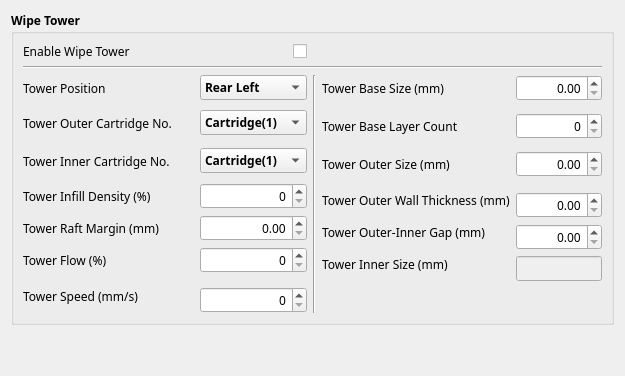
     <widget class="QWidget" name="tab_wipe_tower">
      <attribute name="icon">
       <iconset resource="rodinP.qrc">
        <normaloff>:/rodinP/Resources/linked.png</normaloff>:/rodinP/Resources/linked.png</iconset>
      </attribute>
      <attribute name="title">
       <string>Wipe Tower</string>
      </attribute>
      <layout class="QGridLayout" name="gridLayout_8">
       <item row="0" column="0">
        <widget class="QGroupBox" name="groupBox_wipetower">
         <property name="font">
          <font>
           <family>맑은 고딕</family>
           <pointsize>9</pointsize>
           <weight>75</weight>
           <bold>true</bold>
          </font>
         </property>
         <property name="styleSheet">
          <string notr="true"/>
         </property>
         <property name="title">
          <string>Wipe Tower</string>
         </property>
         <property name="checkable">
          <bool>false</bool>
         </property>
         <layout class="QGridLayout" name="gridLayout_11" columnstretch="2,1,1,2,1">
          <item row="10" column="4">
           <widget class="CustomSpinBox" name="spinBox_wipetower_base_layer_count">
            <property name="font">
             <font>
              <family>맑은 고딕</family>
              <pointsize>9</pointsize>
              <weight>50</weight>
              <bold>false</bold>
             </font>
            </property>
            <property name="toolTip">
             <string>wipe_tower_base_layer_count_tooltip</string>
            </property>
            <property name="alignment">
             <set>Qt::AlignRight|Qt::AlignTrailing|Qt::AlignVCenter</set>
            </property>
            <property name="maximum">
             <number>100</number>
            </property>
           </widget>
          </item>
          <item row="9" column="1" rowspan="2">
           <widget class="CustomComboBox" name="comboBox_wipetower_outer_cartridge_index">
            <property name="minimumSize">
             <size>
              <width>0</width>
              <height>0</height>
             </size>
            </property>
            <property name="font">
             <font>
              <family>맑은 고딕</family>
              <pointsize>9</pointsize>
              <weight>75</weight>
              <bold>true</bold>
             </font>
            </property>
            <property name="toolTip">
             <string>wipe_tower_outer_cartridge_index_tooltip</string>
            </property>
            <item>
             <property name="text">
              <string>Cartridge(1)</string>
             </property>
            </item>
            <item>
             <property name="text">
              <string>Cartridge(2)</string>
             </property>
            </item>
           </widget>
          </item>
          <item row="1" column="0" colspan="5">
           <widget class="Line" name="line_5">
            <property name="orientation">
             <enum>Qt::Horizontal</enum>
            </property>
           </widget>
          </item>
          <item row="15" column="0" rowspan="2">
           <widget class="QLabel" name="label_wipetower_raft_margin">
            <property name="font">
             <font>
              <family>맑은 고딕</family>
              <pointsize>9</pointsize>
              <weight>50</weight>
              <bold>false</bold>
             </font>
            </property>
            <property name="toolTip">
             <string>wipe_tower_raft_margin_tooltip</string>
            </property>
            <property name="text">
             <string>Tower Raft Margin (mm)</string>
            </property>
           </widget>
          </item>
          <item row="8" column="1">
           <widget class="CustomComboBox" name="comboBox_wipetower_position">
            <property name="minimumSize">
             <size>
              <width>0</width>
              <height>0</height>
             </size>
            </property>
            <property name="font">
             <font>
              <family>맑은 고딕</family>
              <pointsize>9</pointsize>
              <weight>75</weight>
              <bold>true</bold>
             </font>
            </property>
            <property name="toolTip">
             <string>wipe_tower_position_tooltip</string>
            </property>
            <property name="styleSheet">
             <string notr="true"/>
            </property>
            <property name="frame">
             <bool>true</bool>
            </property>
            <property name="originalValue" stdset="0">
             <number>0</number>
            </property>
            <item>
             <property name="text">
              <string>Rear Left</string>
             </property>
            </item>
            <item>
             <property name="text">
              <string>Rear Center</string>
             </property>
            </item>
            <item>
             <property name="text">
              <string>Rear Right</string>
             </property>
            </item>
            <item>
             <property name="text">
              <string>Middle Left</string>
             </property>
            </item>
            <item>
             <property name="text">
              <string>Middle Right</string>
             </property>
            </item>
            <item>
             <property name="text">
              <string>Front Left</string>
             </property>
            </item>
            <item>
             <property name="text">
              <string>Front Center</string>
             </property>
            </item>
            <item>
             <property name="text">
              <string>Front Right</string>
             </property>
            </item>
           </widget>
          </item>
          <item row="16" column="3">
           <widget class="QLabel" name="label_wipetower_outer_inner_gap">
            <property name="font">
             <font>
              <family>맑은 고딕</family>
              <pointsize>9</pointsize>
              <weight>50</weight>
              <bold>false</bold>
             </font>
            </property>
            <property name="toolTip">
             <string>wipe_tower_outer_inner_gap_tooltip</string>
            </property>
            <property name="text">
             <string>Tower Outer-Inner Gap (mm)</string>
            </property>
           </widget>
          </item>
          <item row="12" column="3">
           <widget class="QLabel" name="label_wipetower_outer_size">
            <property name="font">
             <font>
              <family>맑은 고딕</family>
              <pointsize>9</pointsize>
              <weight>50</weight>
              <bold>false</bold>
             </font>
            </property>
            <property name="toolTip">
             <string>wipe_tower_outer_size_tooltip</string>
            </property>
            <property name="text">
             <string>Tower Outer Size (mm)</string>
            </property>
           </widget>
          </item>
          <item row="11" column="1" rowspan="2">
           <widget class="CustomComboBox" name="comboBox_wipetower_inner_cartridge_index">
            <property name="minimumSize">
             <size>
              <width>0</width>
              <height>0</height>
             </size>
            </property>
            <property name="font">
             <font>
              <family>맑은 고딕</family>
              <pointsize>9</pointsize>
              <weight>75</weight>
              <bold>true</bold>
             </font>
            </property>
            <property name="toolTip">
             <string>wipe_tower_inner_cartridge_index_tooltip</string>
            </property>
            <item>
             <property name="text">
              <string>Cartridge(1)</string>
             </property>
            </item>
            <item>
             <property name="text">
              <string>Cartridge(2)</string>
             </property>
            </item>
           </widget>
          </item>
          <item row="15" column="1" rowspan="2">
           <widget class="CustomDoubleSpinBox" name="doubleSpinBox_wipetower_raft_margin">
            <property name="font">
             <font>
              <family>맑은 고딕</family>
              <pointsize>9</pointsize>
              <weight>50</weight>
              <bold>false</bold>
             </font>
            </property>
            <property name="toolTip">
             <string>wipe_tower_raft_margin_tooltip</string>
            </property>
            <property name="alignment">
             <set>Qt::AlignRight|Qt::AlignTrailing|Qt::AlignVCenter</set>
            </property>
            <property name="originalValue" stdset="0">
             <double>0.000000000000000</double>
            </property>
           </widget>
          </item>
          <item row="12" column="4">
           <widget class="CustomDoubleSpinBox" name="doubleSpinBox_wipetower_outer_size">
            <property name="maximumSize">
             <size>
              <width>16777215</width>
              <height>16777215</height>
             </size>
            </property>
            <property name="font">
             <font>
              <family>맑은 고딕</family>
              <pointsize>9</pointsize>
              <weight>50</weight>
              <bold>false</bold>
             </font>
            </property>
            <property name="toolTip">
             <string>wipe_tower_outer_size_tooltip</string>
            </property>
            <property name="alignment">
             <set>Qt::AlignRight|Qt::AlignTrailing|Qt::AlignVCenter</set>
            </property>
            <property name="originalValue" stdset="0">
             <double>0.000000000000000</double>
            </property>
            <property name="isChangedValue" stdset="0">
             <bool>false</bool>
            </property>
           </widget>
          </item>
          <item row="11" column="0" rowspan="2">
           <widget class="QLabel" name="label_wipetower_inner_cartridge_index">
            <property name="font">
             <font>
              <family>맑은 고딕</family>
              <pointsize>9</pointsize>
              <weight>50</weight>
              <bold>false</bold>
             </font>
            </property>
            <property name="toolTip">
             <string>wipe_tower_inner_cartridge_index_tooltip</string>
            </property>
            <property name="text">
             <string>Tower Inner Cartridge No.</string>
            </property>
           </widget>
          </item>
          <item row="16" column="4" rowspan="2">
           <widget class="CustomDoubleSpinBox" name="doubleSpinBox_wipetower_outer_inner_gap">
            <property name="font">
             <font>
              <family>맑은 고딕</family>
              <pointsize>9</pointsize>
              <weight>50</weight>
              <bold>false</bold>
             </font>
            </property>
            <property name="toolTip">
             <string>wipe_tower_outer_inner_gap_tooltip</string>
            </property>
            <property name="alignment">
             <set>Qt::AlignRight|Qt::AlignTrailing|Qt::AlignVCenter</set>
            </property>
            <property name="singleStep">
             <double>0.100000000000000</double>
            </property>
            <property name="originalValue" stdset="0">
             <double>0.000000000000000</double>
            </property>
            <property name="isChangedValue" stdset="0">
             <bool>false</bool>
            </property>
           </widget>
          </item>
          <item row="13" column="0" rowspan="2">
           <widget class="QLabel" name="label_wipetower_infill_density">
            <property name="font">
             <font>
              <family>맑은 고딕</family>
              <pointsize>9</pointsize>
              <weight>50</weight>
              <bold>false</bold>
             </font>
            </property>
            <property name="toolTip">
             <string>wipe_tower_infill_density_tooltip</string>
            </property>
            <property name="text">
             <string>Tower Infill Density (%)</string>
            </property>
           </widget>
          </item>
          <item row="17" column="0" rowspan="2">
           <widget class="QLabel" name="label_wipetower_flow">
            <property name="font">
             <font>
              <family>맑은 고딕</family>
              <pointsize>9</pointsize>
              <weight>50</weight>
              <bold>false</bold>
             </font>
            </property>
            <property name="toolTip">
             <string>wipe_tower_filament_flow_tooltip</string>
            </property>
            <property name="text">
             <string>Tower Flow (%)</string>
            </property>
           </widget>
          </item>
          <item row="14" column="3">
           <widget class="QLabel" name="label_wipetower_outer_wall_thickness">
            <property name="font">
             <font>
              <family>맑은 고딕</family>
              <pointsize>9</pointsize>
              <weight>50</weight>
              <bold>false</bold>
             </font>
            </property>
            <property name="toolTip">
             <string>wipe_tower_outer_wall_thickness_tooltip</string>
            </property>
            <property name="text">
             <string>Tower Outer Wall Thickness (mm)</string>
            </property>
           </widget>
          </item>
          <item row="14" column="4" rowspan="2">
           <widget class="CustomDoubleSpinBox" name="doubleSpinBox_wipetower_outer_wall_thickness">
            <property name="font">
             <font>
              <family>맑은 고딕</family>
              <pointsize>9</pointsize>
              <weight>50</weight>
              <bold>false</bold>
             </font>
            </property>
            <property name="toolTip">
             <string>wipe_tower_outer_wall_thickness_tooltip</string>
            </property>
            <property name="alignment">
             <set>Qt::AlignRight|Qt::AlignTrailing|Qt::AlignVCenter</set>
            </property>
            <property name="readOnly">
             <bool>false</bool>
            </property>
            <property name="singleStep">
             <double>0.200000000000000</double>
            </property>
            <property name="originalValue" stdset="0">
             <double>0.000000000000000</double>
            </property>
            <property name="isChangedValue" stdset="0">
             <bool>false</bool>
            </property>
           </widget>
          </item>
          <item row="9" column="0" rowspan="2">
           <widget class="QLabel" name="label_wipetower_outer_cartirdge_index">
            <property name="font">
             <font>
              <family>맑은 고딕</family>
              <pointsize>9</pointsize>
              <weight>50</weight>
              <bold>false</bold>
             </font>
            </property>
            <property name="toolTip">
             <string>wipe_tower_outer_cartridge_index_tooltip</string>
            </property>
            <property name="text">
             <string>Tower Outer Cartridge No.</string>
            </property>
           </widget>
          </item>
          <item row="0" column="0">
           <widget class="QLabel" name="label_wipetower_enable">
            <property name="font">
             <font>
              <family>맑은 고딕</family>
              <pointsize>9</pointsize>
              <weight>50</weight>
              <bold>false</bold>
             </font>
            </property>
            <property name="toolTip">
             <string>enable_wipe_tower_tooltip</string>
            </property>
            <property name="text">
             <string>Enable Wipe Tower</string>
            </property>
           </widget>
          </item>
          <item row="18" column="4" rowspan="2">
           <widget class="QLineEdit" name="lineEdit_wipetower_inner_size">
            <property name="enabled">
             <bool>false</bool>
            </property>
            <property name="font">
             <font>
              <family>맑은 고딕</family>
              <pointsize>9</pointsize>
              <weight>50</weight>
              <bold>false</bold>
             </font>
            </property>
            <property name="toolTip">
             <string>wipe_tower_inner_size_tooltip</string>
            </property>
            <property name="alignment">
             <set>Qt::AlignRight|Qt::AlignTrailing|Qt::AlignVCenter</set>
            </property>
            <property name="readOnly">
             <bool>true</bool>
            </property>
           </widget>
          </item>
          <item row="20" column="1">
           <widget class="CustomDoubleSpinBox" name="doubleSpinBox_wipetower_speed">
            <property name="font">
             <font>
              <family>맑은 고딕</family>
              <weight>50</weight>
              <bold>false</bold>
             </font>
            </property>
            <property name="toolTip">
             <string>wipe_tower_speed_tooltip</string>
            </property>
            <property name="alignment">
             <set>Qt::AlignRight|Qt::AlignTrailing|Qt::AlignVCenter</set>
            </property>
            <property name="decimals">
             <number>0</number>
            </property>
            <property name="singleStep">
             <double>5.000000000000000</double>
            </property>
            <property name="originalValue" stdset="0">
             <double>0.000000000000000</double>
            </property>
           </widget>
          </item>
          <item row="8" column="0">
           <widget class="QLabel" name="label_wipetower_position">
            <property name="font">
             <font>
              <family>맑은 고딕</family>
              <pointsize>9</pointsize>
              <weight>50</weight>
              <bold>false</bold>
             </font>
            </property>
            <property name="toolTip">
             <string>wipe_tower_position_tooltip</string>
            </property>
            <property name="text">
             <string>Tower Position</string>
            </property>
           </widget>
          </item>
          <item row="18" column="3">
           <widget class="QLabel" name="label_wipetower_inner_size">
            <property name="font">
             <font>
              <family>맑은 고딕</family>
              <pointsize>9</pointsize>
              <weight>50</weight>
              <bold>false</bold>
             </font>
            </property>
            <property name="toolTip">
             <string>wipe_tower_inner_size_tooltip</string>
            </property>
            <property name="text">
             <string>Tower Inner Size (mm)</string>
            </property>
           </widget>
          </item>
          <item row="19" column="0" rowspan="2">
           <widget class="QLabel" name="label_wipe_tower_speed">
            <property name="font">
             <font>
              <family>맑은 고딕</family>
              <weight>50</weight>
              <bold>false</bold>
             </font>
            </property>
            <property name="toolTip">
             <string>wipe_tower_speed_tooltip</string>
            </property>
            <property name="text">
             <string>Tower Speed (mm/s)</string>
            </property>
            <property name="originalValue" stdset="0">
             <double>0.000000000000000</double>
            </property>
           </widget>
          </item>
          <item row="10" column="3">
           <widget class="QLabel" name="label_wipetower_base_layer_count">
            <property name="font">
             <font>
              <family>맑은 고딕</family>
              <pointsize>9</pointsize>
              <weight>50</weight>
              <bold>false</bold>
             </font>
            </property>
            <property name="toolTip">
             <string>wipe_tower_base_layer_count_tooltip</string>
            </property>
            <property name="text">
             <string>Tower Base Layer Count</string>
            </property>
           </widget>
          </item>
          <item row="8" column="3">
           <widget class="QLabel" name="label_wipetower_base_size">
            <property name="font">
             <font>
              <family>맑은 고딕</family>
              <pointsize>9</pointsize>
              <weight>50</weight>
              <bold>false</bold>
             </font>
            </property>
            <property name="toolTip">
             <string>wipe_tower_base_size_tooltip</string>
            </property>
            <property name="text">
             <string>Tower Base Size (mm)</string>
            </property>
           </widget>
          </item>
          <item row="8" column="4">
           <widget class="CustomDoubleSpinBox" name="doubleSpinBox_wipetower_base_size">
            <property name="maximumSize">
             <size>
              <width>16777215</width>
              <height>16777215</height>
             </size>
            </property>
            <property name="font">
             <font>
              <family>맑은 고딕</family>
              <pointsize>9</pointsize>
              <weight>50</weight>
              <bold>false</bold>
             </font>
            </property>
            <property name="toolTip">
             <string>wipe_tower_base_size_tooltip</string>
            </property>
            <property name="alignment">
             <set>Qt::AlignRight|Qt::AlignTrailing|Qt::AlignVCenter</set>
            </property>
            <property name="originalValue" stdset="0">
             <double>0.000000000000000</double>
            </property>
            <property name="isChangedValue" stdset="0">
             <bool>false</bool>
            </property>
           </widget>
          </item>
          <item row="0" column="1">
           <widget class="CustomCheckBox" name="checkBox_wipetower_enable">
            <property name="toolTip">
             <string>enable_wipe_tower_tooltip</string>
            </property>
            <property name="layoutDirection">
             <enum>Qt::RightToLeft</enum>
            </property>
            <property name="text">
             <string/>
            </property>
            <property name="originalValue" stdset="0">
             <bool>false</bool>
            </property>
           </widget>
          </item>
          <item row="8" column="2" rowspan="13">
           <widget class="Line" name="line_4">
            <property name="orientation">
             <enum>Qt::Vertical</enum>
            </property>
           </widget>
          </item>
          <item row="13" column="1" rowspan="2">
           <widget class="CustomSpinBox" name="spinBox_wipetower_infill_density">
            <property name="font">
             <font>
              <family>맑은 고딕</family>
              <pointsize>9</pointsize>
              <weight>50</weight>
              <bold>false</bold>
             </font>
            </property>
            <property name="toolTip">
             <string>wipe_tower_infill_density_tooltip</string>
            </property>
            <property name="alignment">
             <set>Qt::AlignRight|Qt::AlignTrailing|Qt::AlignVCenter</set>
            </property>
           </widget>
          </item>
          <item row="17" column="1" rowspan="2">
           <widget class="CustomSpinBox" name="spinBox_wipetower_flow">
            <property name="font">
             <font>
              <family>맑은 고딕</family>
              <pointsize>9</pointsize>
              <weight>50</weight>
              <bold>false</bold>
             </font>
            </property>
            <property name="toolTip">
             <string>wipe_tower_filament_flow_tooltip</string>
            </property>
            <property name="alignment">
             <set>Qt::AlignRight|Qt::AlignTrailing|Qt::AlignVCenter</set>
            </property>
           </widget>
          </item>
         </layout>
        </widget>
       </item>
       <item row="1" column="0">
        <spacer name="verticalSpacer_2">
         <property name="orientation">
          <enum>Qt::Vertical</enum>
         </property>
         <property name="sizeHint" stdset="0">
          <size>
           <width>20</width>
           <height>40</height>
          </size>
         </property>
        </spacer>
       </item>
      </layout>
     </widget>
